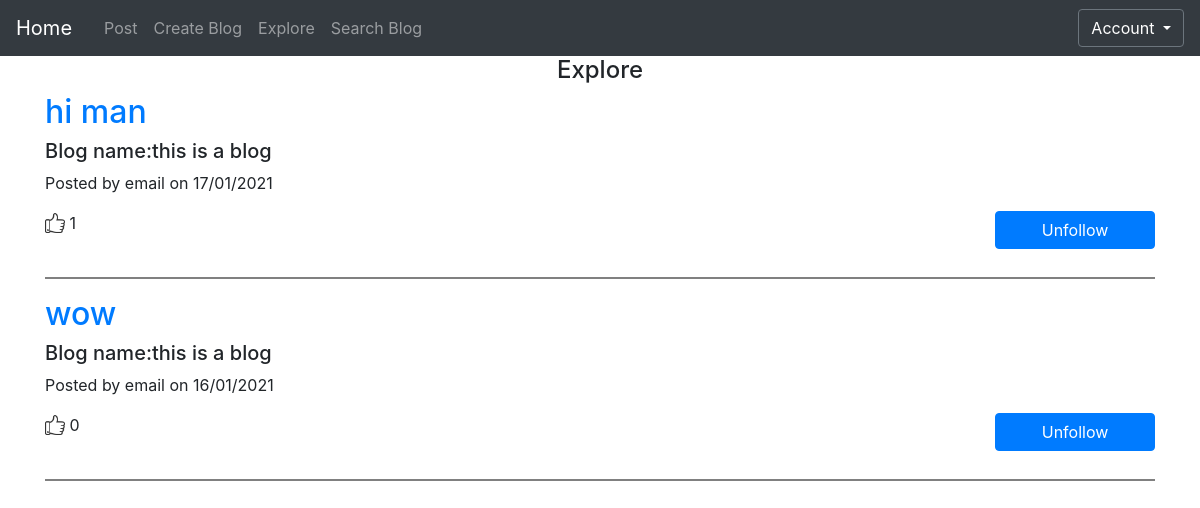
The page /general (signed in) on the database as committed earlier.
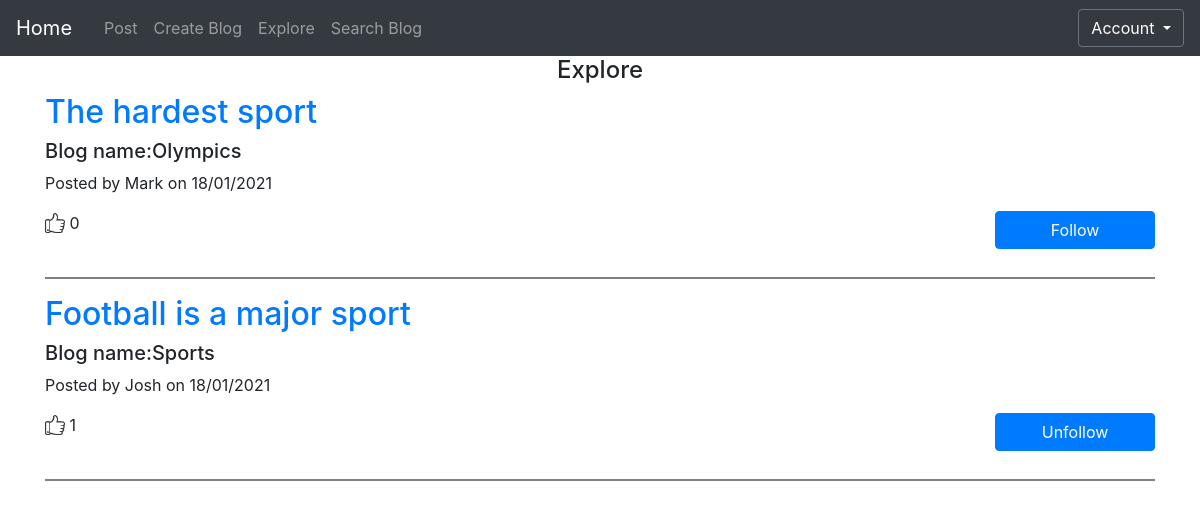
The same page on the database as committed later.
### app/models.py (models this page shows)
class Posts(db.Model):
    id = db.Column(db.Integer, primary_key=True)
    date = db.Column(db.DateTime)
    title = db.Column(db.String(500))
    body= db.Column(db.String(2000))
    author = db.Column(db.String(20))
    image_name=db.Column(db.String(200))
    blog_id=db.Column(db.Integer,db.ForeignKey('blog.id'))

class Blog(db.Model):
    __searchable__ = ['blog_name']
    id= db.Column(db.Integer, primary_key=True)
    blog_name = db.Column(db.String(100))
    user_id=db.Column(db.Integer,db.ForeignKey('user.id'))
    posts=db.relationship("Posts",backref='blog',lazy=True)

### app/views.py (the view)
@app.route('/general', methods=['GET', 'POST'])
@login_required
def general():
	posts=Posts.query.order_by(Posts.date.desc()).join(Blog).filter(Blog.user_id != current_user.id).all()
	return render_template('general.html', title='General', posts = posts)

### app/models.py (called while the page is built)
    def has_followed_blog(self, blog):
        return self.followed_blogs.filter_by(
          id=blog.id).first() is not None

### app/views.py (called while the page is built)
@login_manager.user_loader
def load_user(user_id):
	return User.query.get(int(user_id))

### app/templates/general.html
{% extends "base.html" %}
{% block content %}
<h4 class="text-center">Explore</h4>
{% for post in posts %}
<div class="post-preview">
    <h2 class="post-title">
        <a href="{{ url_for('post', post_id=post.id) }}">
    {{post.title }}
  </a>
    </h2>
  <h5>
    Blog name:{{ post.blog.blog_name }}
  </h5>
  <p class="post-meta">Posted by {{post.author}} on {{ post.date.strftime('%d/%m/%Y') }}</p>
  {% if current_user.has_followed_blog(post.blog) %}
  <button class="btn btn-primary float-right unfollowButton" blog_id="{{  post.blog.id }}">Unfollow</button>
  {% else %}
  <button class="btn btn-primary float-right followButton" blog_id="{{  post.blog.id }}">Follow</button>
  {% endif %}
</div>
<h7 class="like-container">
  <image src="{{url_for('static',filename = 'like.png')}}" class="mb-1 like_image"> {{ post.user_likes.count()}}
  </h7>
<br>
<br>
<hr style="height:2px;border-width:0;color:gray;background-color:gray">
{% endfor %}
{% endblock %}

Rows that differ between the two databases and show on the page:
no longer on this page (row edited): Posts: title "hi man", blog.blog_name "this is a blog", author "email", date "17/01/2021", user_likes.count "1"
no longer on this page (row edited): Posts: title "wow", blog.blog_name "this is a blog", author "email", date "16/01/2021", user_likes.count "0"
now on this page (row edited): Posts: title "The hardest sport", blog.blog_name "Olympics", author "Mark", date "18/01/2021", user_likes.count "0"
now on this page (row edited): Posts: title "Football is a major sport", blog.blog_name "Sports", author "Josh", date "18/01/2021", user_likes.count "1"
